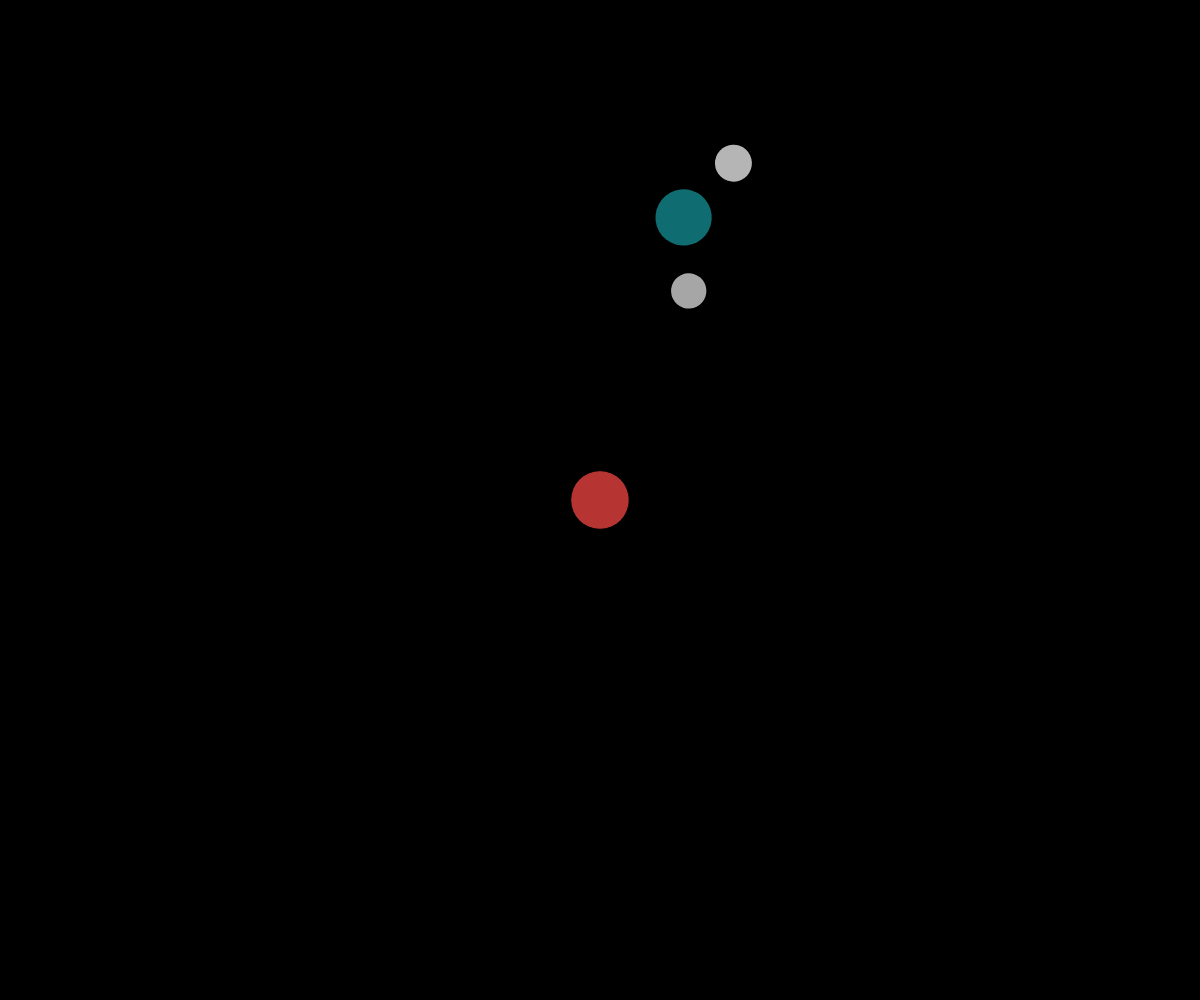
Frame 1 (no input)
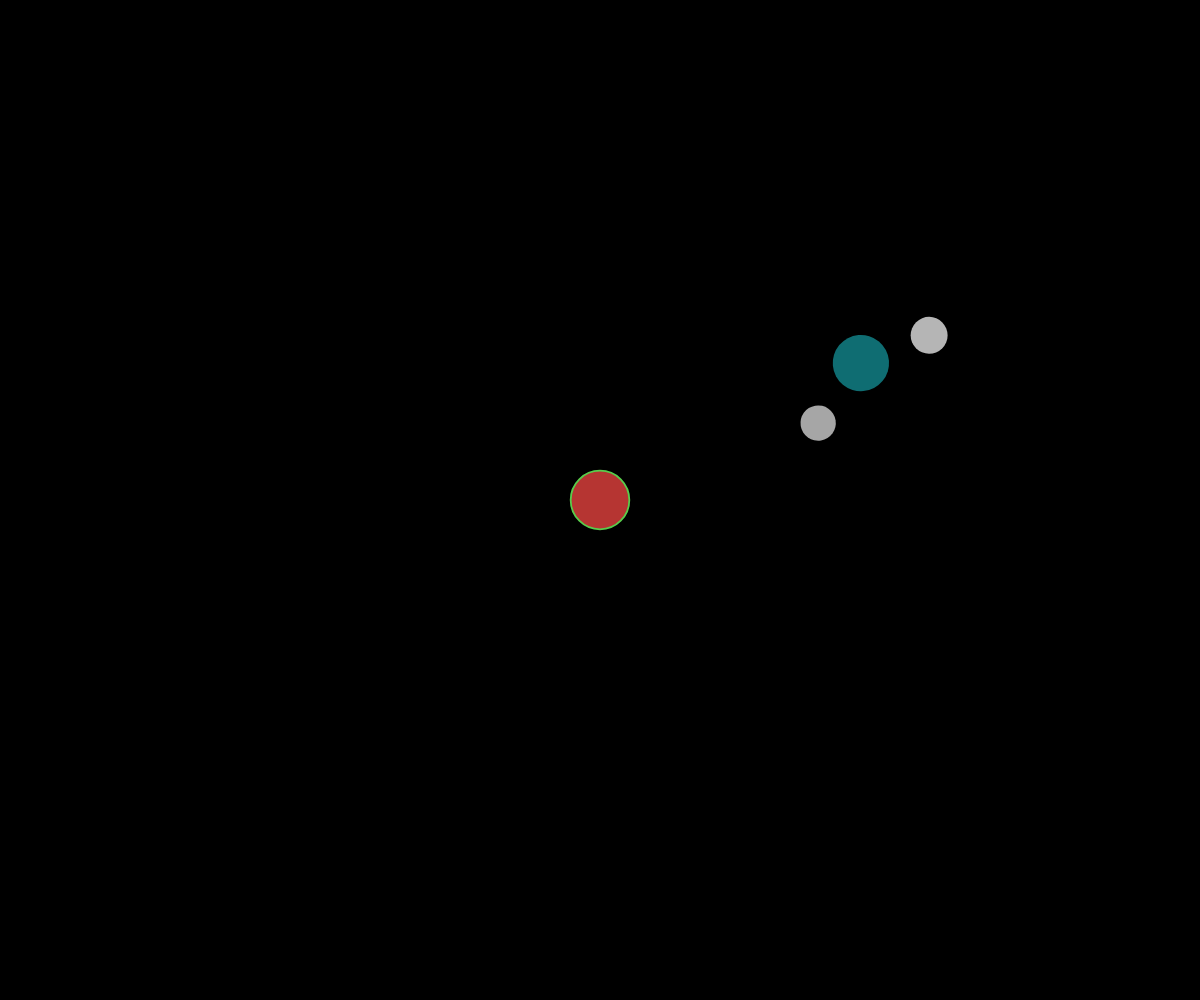
Frame 60 (no input)
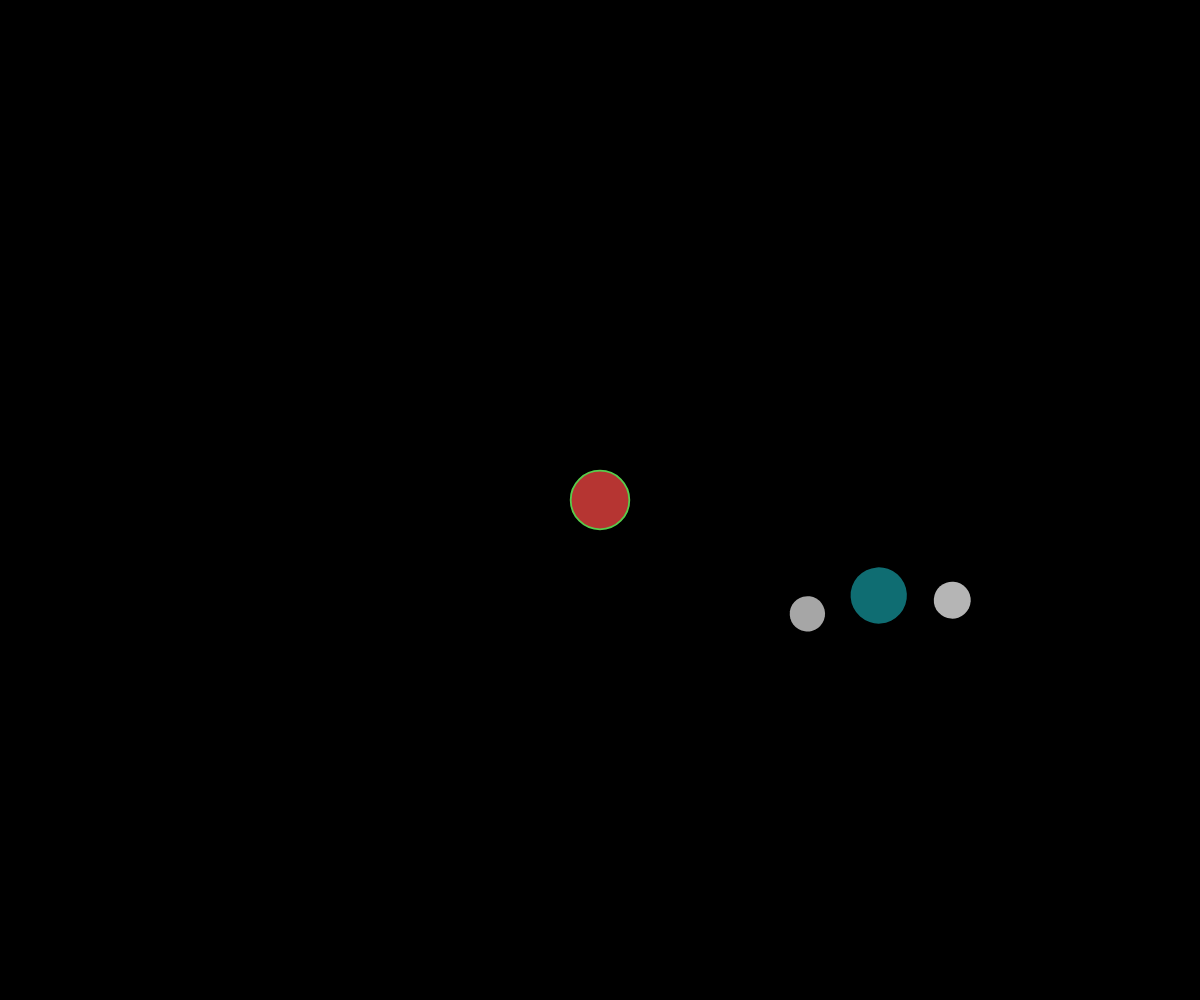
Frame 120 (the mouse pressed at the canvas centre since frame 60)

The p5.js sketch that drew these frames (run headless with seeded random() and noise() and a simulated clock; from frame 60 on, the mouse is pressed at the canvas centre):

// p5.js sketch
// ── sketch.js
planets = []
var planetNumber

function setup() {
  createCanvas(windowWidth,windowHeight)
  angleMode(DEGREES)
  rectMode(CENTER)
  background(0)
  var planetNumber = 3

  sun = new Sun()
  for (i = 1; i < planetNumber; i ++){
    planet = new Planet(sun.diameter,random(200, 400), random(-2, 2), random(360), planetNumber, true)
    planet.satellitesSpawn()
    planets.push(planet)
  }
}

function draw() {
  background(0)
  translate(width/2,height/2)
  sun.show()
  for (i = 0; i < planets.length; i ++){
      planets[i].show()
      planets[i].orbit()
    }
}

// ── Planet.js
class Planet {
  constructor(sunDiameter, distance, orbitSpeed, angle, numberOfPlanet, color) {
    this.r = random(255)
    this.g = random(255)
    this.b = random(150)

    this.angle = angle
    this.speed = orbitSpeed

    this.diameter = sunDiameter/3 + random(30, 40)
    // this.sunDiameter = sunDiameter + random(30)
    this.planetNumber = numberOfPlanet
    this.espacement = random(10)
    this.starSpace = 30 + sunDiameter
    this.randomNumber = int(random(numberOfPlanet))
    console.log(this.randomNumber)
    this.strokeColor = random(100, 200)
    this.satellitesList = []
    this.nombreDeSatellites = random(0,2)
    this.asColors = color
    this.distance = distance

  }


  anneaux(){
    if (this.randomNumber == 1){
      return true
    }else{
      return false
    }
  }

  satellitesSpawn(){
    for (i = 0; i < this.nombreDeSatellites; i ++){
      this.satellite = new Planet(this.diameter/8, this.distance/4, random(-1,1), random(360), 0, false)
      this.satellitesList.push(this.satellite)
    }
  }

  orbit() {
      this.angle += this.speed
      for (let i in this.satellitesList) {
          this.satellitesList[i].orbit()
      }
    }

  show(){
    push()
        noStroke()
      if (this.asColors == true){
        fill(this.r, this.g, this.b)
        }
      else{
        fill(this.strokeColor)
      }
        rotate(this.angle)
        translate(this.distance, 0)
        push()
        if (this.anneaux()){
          fill(0, 0, 0, 0)
          stroke(this.strokeColor)
          strokeWeight(this.diameter/10)
          ellipse(0, 0, this.diameter*4, this.diameter*2.5)
        }
        pop()
        ellipse(0, 0, this.diameter, this.diameter)
        for (let i in this.satellitesList) {
            this.satellitesList[i].show()
        }
        pop()
      }
  }

// ── Sun.js
class Sun {
  constructor() {
    this.r = random(255)
    this.g = random(255)
    this.b = random(255)
    this.strokeR = random(255)
    this.strokeG = random(255)
    this.strokeB = random(255)
    this.angle = random(360)
    this.diameter = random(50, 100)
    this.strokeWeight = random(1, 4)
  }
  show(){
    pop()
    fill(this.r, this.g, 50)
    ellipse(0, 0, this.diameter, this.diameter)
    strokeWeight(this.strokeWeight)
    stroke(this.strokeR, this.strokeG, this.strokeB)
    push()
  }
}

// ── satellite.js
class Satellite {
  constructor(diameter, currentPlanet) {
    this.satelliteAngle = random(-360,360)
    this.satelliteDiameter = diameter/2
    this.color = random(10, 230)
    this.speed = random(-PI/180, PI/179)
    this.planet = currentPlanet
  }
  showSatellites(){


}
  satelliteMove(pos){
    push()
    translate(pos, pos)
    console.log(pos)
    rotate(this.satelliteAngle)
    this.satelliteAngle += this.speed
    fill(this.color)
    noStroke()
    ellipse(this.satelliteDiameter* 2 , this.satelliteDiameter *2 , this.satelliteDiameter, this.satelliteDiameter)
    pop()
  }

}
